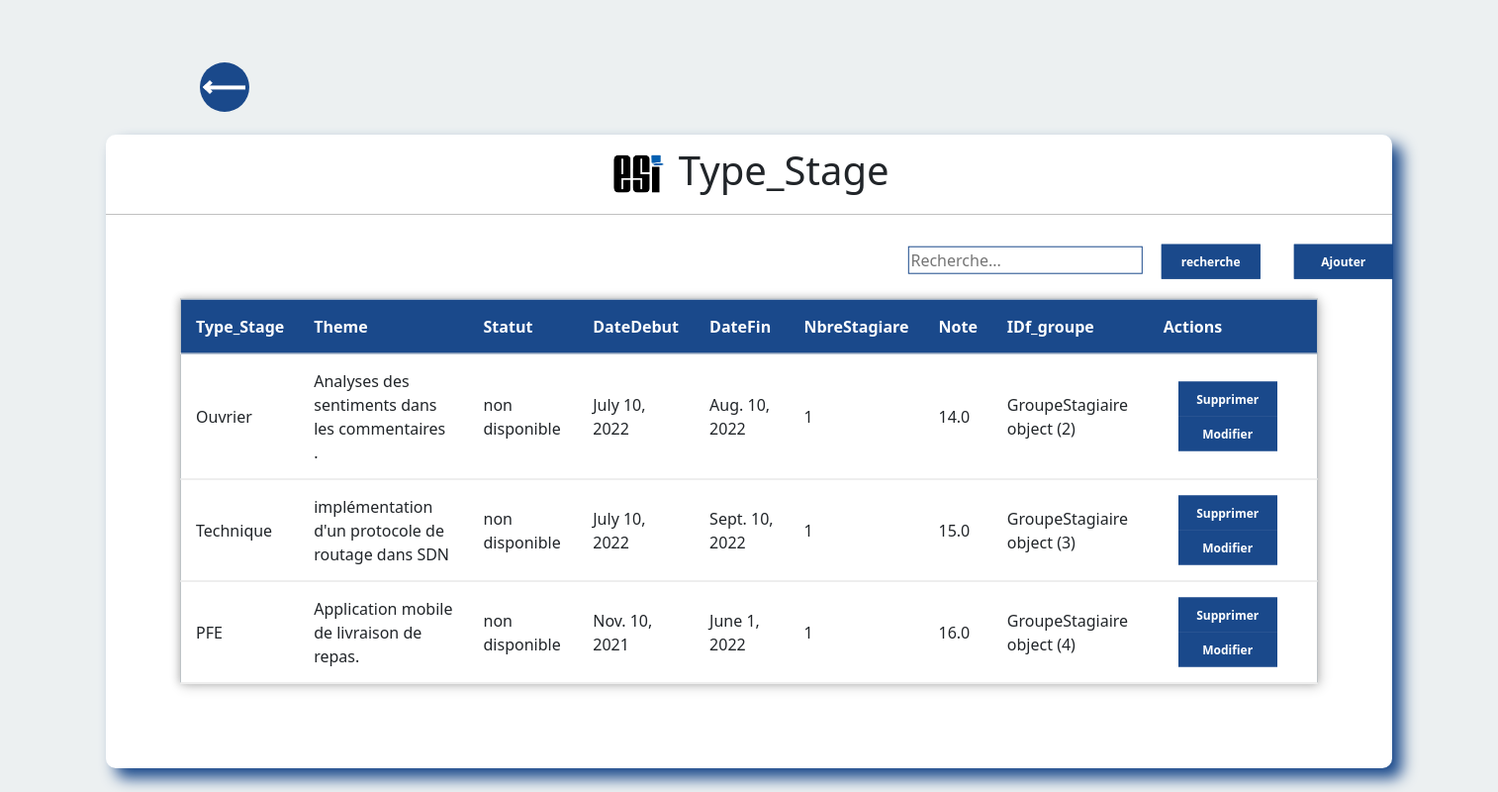
The page /GT/ on the database as committed earlier.
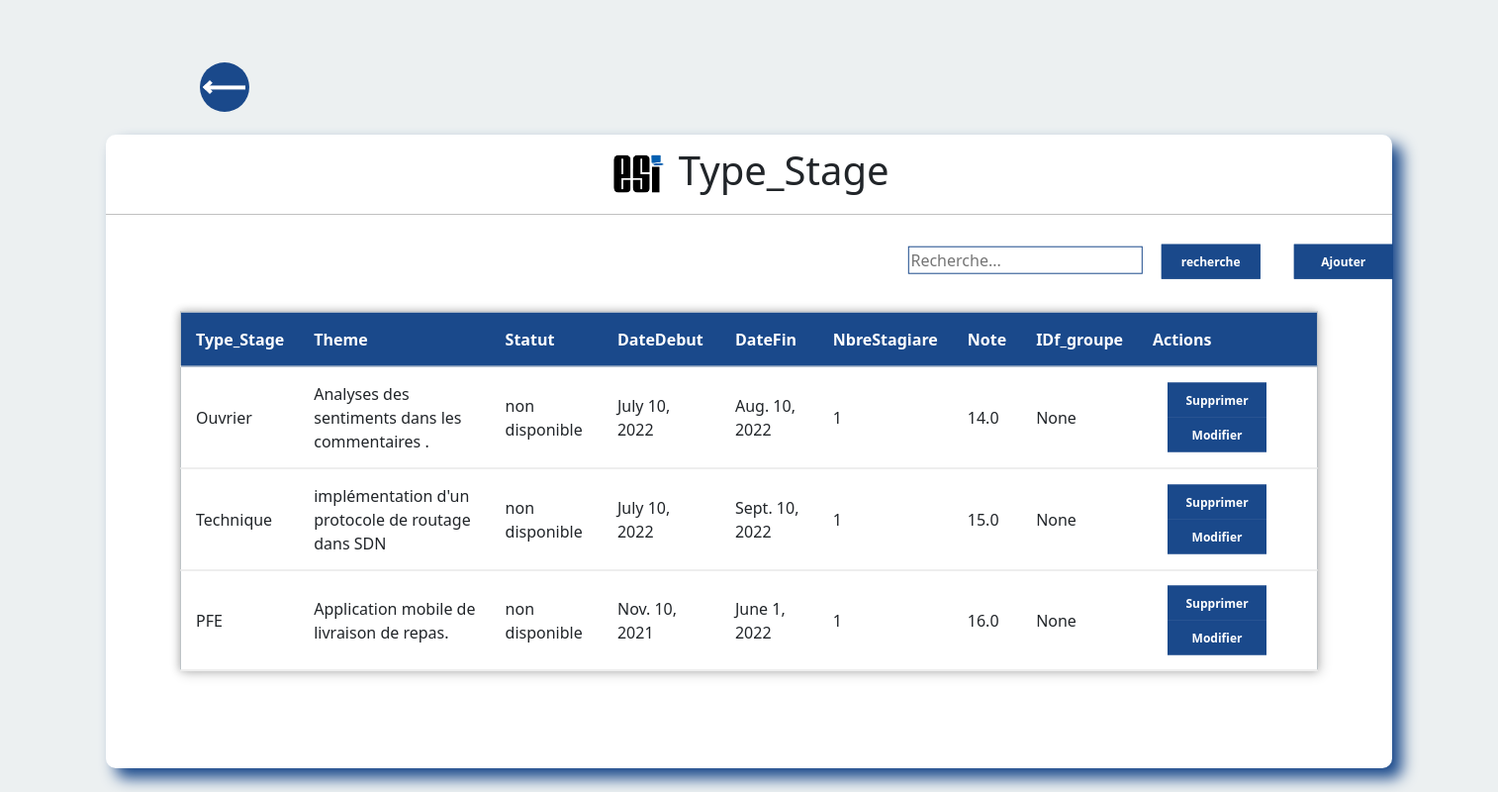
The same page on the database as committed later.
### satgesiV2/models.py (models this page shows)
class Stage (models.Model):
    anne_univ =  models.DateField
    theme = models.CharField(max_length=50)
    document = models.FileField()
    statut = models.CharField(max_length=50)
    note = models.FloatField(max_length=4)

class Type(Stage):
    Type_Stage = models.CharField(max_length=50)
    DateDebut = models.DateField()
    DateFin = models.DateField()
    NbreStagiare = models.PositiveIntegerField()
    idfGroupe = models.ForeignKey("GroupeStagiaire",on_delete=models.SET_NULL,null=True,related_name='+',blank=True)
    unique_together = ('Type_Stage','code_Stage')

class GroupeStagiaire (models.Model):
    FicheDemande = models.FileField()
    idfpromoteur = models.ForeignKey("Promoteur",on_delete=models.SET_NULL,null=True,blank=True)
    idfencadreur = models.ForeignKey("Encadreur",on_delete=models.SET_NULL,null=True,blank=True)

class Stage (models.Model):
    anne_univ =  models.DateField
    theme = models.CharField(max_length=50)
    document = models.FileField()
    statut = models.CharField(max_length=50)
    note = models.FloatField(max_length=4)

### satgesiV2/views.py (the view)
# urls.py: path('GT/' ,Gtype,name="GT"),
def Gtype (request):
    GTstage = Type.objects.all()
    return render(request,'Gtypestage.html',{'TS':GTstage})

### satgesiV2/templates/GtypeStage.html (shortened to what this page needs)
<!DOCTYPE html>
<html lang="en">
    <head>
      <link href="https://cdn.jsdelivr.net/npm/bootstrap@5.1.3/dist/css/bootstrap.min.css" rel="stylesheet">
        <link rel="stylesheet" href="/static/css/GtypeStage.css">
    </head>
    <body>
      <ul>
      <li class ="prev"><span></span></li>
      </ul>
      <div class="center">
          <h1> <img src="/static/png/icon3.png" alt="logo du site " width= "60" > Type_Stage </h1>
              <div class="main">
                <div class="btn">
              <form action="{% url 'recht'%}" method="POST"  >
                <input type="search" name="q" placeholder="Recherche...">
                <button type="submit">recherche</button>
                <a href="{% url 'CreateS'%}">
                  <button type="button"style = 'margin-right: 90px ; ' >Ajouter</button>
                  </a>
              </form>
                </div>
              </div>
            <form>
              <table>
                <tr id="header">
                  <th>Type_Stage </th>
                  <th>Theme</th>
                  <th>Statut</th>
                  <th>DateDebut</th>
                  <th>DateFin</th>
                  <th>NbreStagiare</th>
                  <th>Note</th>
                  <th>IDf_groupe</th>
                  <th>Actions</th>
                </tr>
                {% for item in TS %}
                <tr>
                  <td>{{item.Type_Stage}}</td>
                  <td>{{item.theme}}</td>
                  <td>{{item.statut}}</td>
                  <td>{{item.DateDebut}}</td>
                  <td>{{item.DateFin}}</td>
                  <td>{{item.NbreStagiare }}</td>
                  <td>{{item.note}}</td>
                  <td>{{item.idfGroupe }}</td>
                  <td>
                   <a href="{% url 'supt' item.id  %}">
                   <button type="button">Supprimer</button>
                 </a>
                <a href="{% url 'modifT' item.id  %}">
                   <button type="button">Modifier</button>
               </a>
                  </td>
                </tr>
                {%endfor%}
              </table>
              </form>
      </div>
  </body>
</html>

Rows that differ between the two databases and show on the page:
changed Type "Ouvrier": idfGroupe "GroupeStagiaire object (2)" → "None"
changed Type "Technique": idfGroupe "GroupeStagiaire object (3)" → "None"
changed Type "PFE": idfGroupe "GroupeStagiaire object (4)" → "None"
